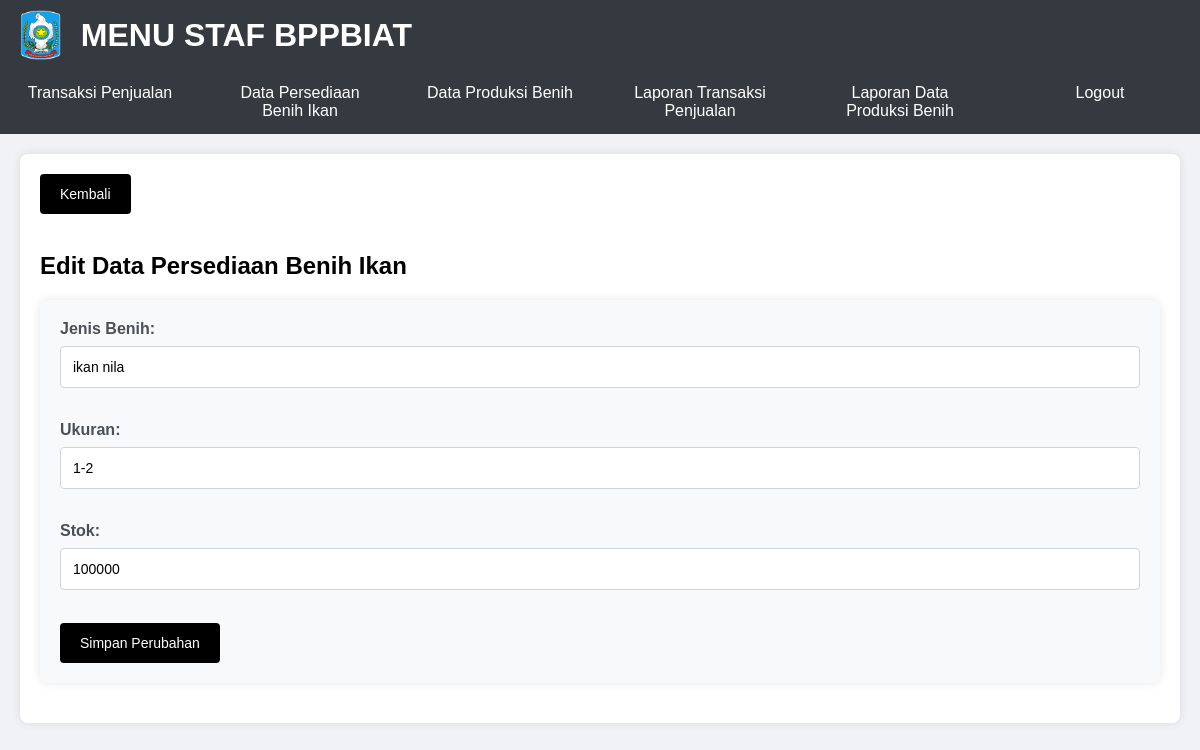
/admin_edit_persediaan.php?id=1 (signed in), run on the app's committed database.
### tables this page shows
CREATE TABLE `data_persediaan` (
  `no` int(11) NOT NULL,
  `jenis_benih` varchar(100) NOT NULL,
  `ukuran` varchar(50) NOT NULL,
  `stok` int(11) DEFAULT 0
);

### admin_edit_persediaan.php (the view, shortened to what this page needs)
<?php
include 'admin_header.php';
$servername = "localhost";
$username = "root";
$password = "";
$dbname = "db_persediaan";
$conn = new mysqli($servername, $username, $password, $dbname);
if (isset($_POST['update_transaksi'])) {
    $no = $_POST['no'];
    $jenis_benih = $_POST['jenis_benih'];
    $ukuran = $_POST['ukuran'];
    $stok = $_POST['stok'];
    $sql_persediaan = "UPDATE data_persediaan SET
            jenis_benih='$jenis_benih',
            ukuran='$ukuran',
            stok='$stok'
            WHERE no='$no'";
    if ($conn->query($sql_persediaan) === TRUE) {
        header("Location: admin_persediaan.php?success=edit_tabelpr_berhasil");
        exit();
    } else {
        echo "Error: " . $sql_persediaan . "<br>" . $conn->error;
    }
} else if (isset($_GET['id'])) {
    $id = $_GET['id'];
    $sql_persediaan = "SELECT * FROM data_persediaan WHERE no = '$id'";
    $result_persediaan = $conn->query($sql_persediaan);
    if ($result_persediaan->num_rows > 0) {
        $row_persediaan = $result_persediaan->fetch_assoc();
    } else {
        echo "Data tidak ditemukan.";
        exit;
    }
} else {
    echo "ID tidak ditemukan.";
    exit;
}
?>
<div class="main">
    <button class="back-button" onclick="window.location.href='admin_persediaan.php'">Kembali</button>
    <br><br>
    <h2>Edit Data Persediaan Benih Ikan</h2>
    <form action="admin_edit_persediaan.php" method="post">
        <label for="jenis_benih">Jenis Benih:</label>
        <input type="text" id="jenis_benih" name="jenis_benih" value="<?php echo $row_persediaan['jenis_benih']; ?>" required><br><br>
        <label for="ukuran">Ukuran:</label>
        <input type="text" id="ukuran" name="ukuran" value="<?php echo $row_persediaan['ukuran']; ?>" required><br><br>
        <label for="stok">Stok:</label>
        <input type="number" id="stok" name="stok" value="<?php echo $row_persediaan['stok']; ?>" readonly><br><br>
        <button type="submit" name="update_transaksi">Simpan Perubahan</button>
    </form>
</div>

### style_admin.css (style rules this page uses)
body { font-family: Arial, sans-serif; margin: 0; padding: 0; background-color: #f0f2f5; }
.main { padding: 20px; background-color: #fff; border-radius: 8px; box-shadow: 0 0 10px rgba(0, 0, 0, 0.1); margin: 20px; }
form { background-color: #f8f9fa; padding: 20px; border-radius: 8px; margin-bottom: 20px; box-shadow: 0 0 10px rgba(0, 0, 0, 0.1); }
label { display: block; margin-bottom: 8px; font-weight: bold; color: #495057; }
input[type="text"], input[type="number"], input[type="date"], select { width: 100%; padding: 12px; margin-bottom: 15px; border: 1px solid #ced4da; border-radius: 4px; box-sizing: border-box; font-size: 14px; }
button { background-color: #007bff; color: white; padding: 12px 20px; border: none; border-radius: 4px; cursor: pointer; transition: background-color 0.3s; font-size: 14px; }

### admin_edit_persediaan.php (style rules this page uses)
button { background-color: #000000; color: white; padding: 12px 20px; border: none; border-radius: 4px; cursor: pointer; transition: background-color 0.3s; font-size: 14px; }

### data on the page
data_persediaan: jenis_benih "ikan nila", ukuran "1-2", stok "100000"
